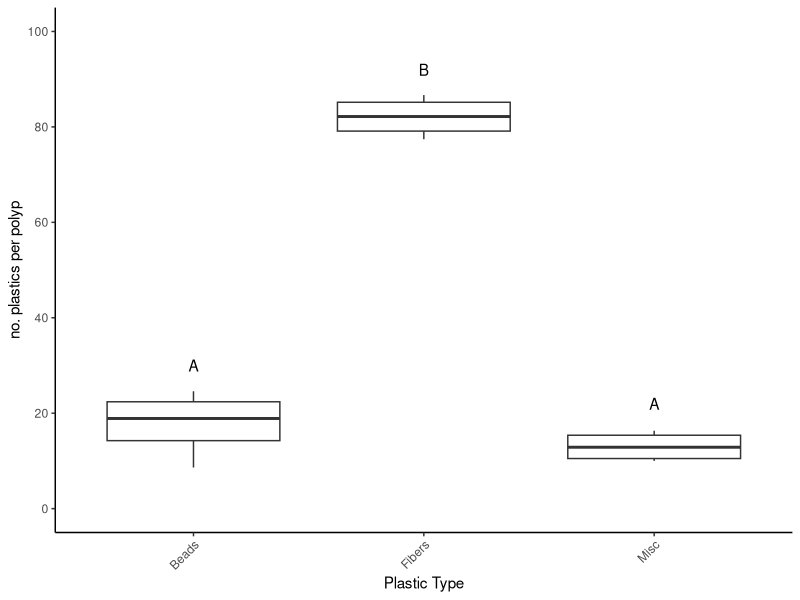
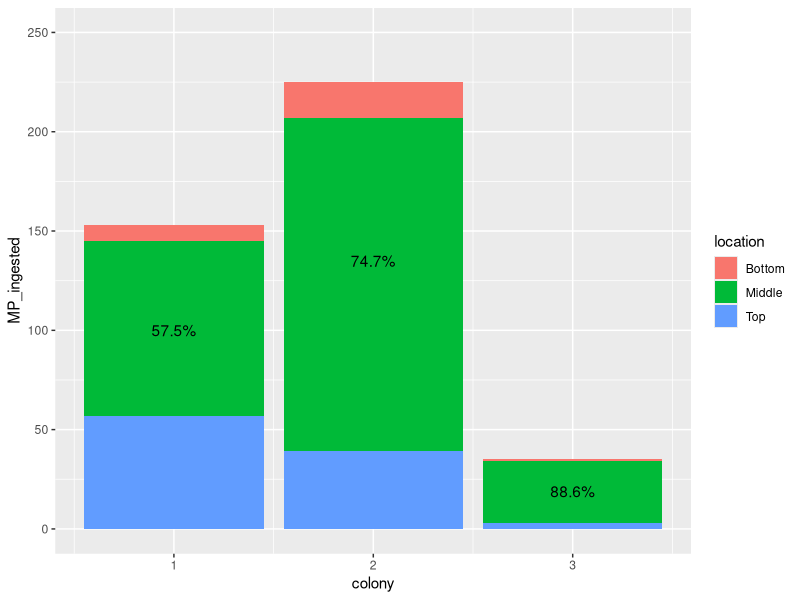
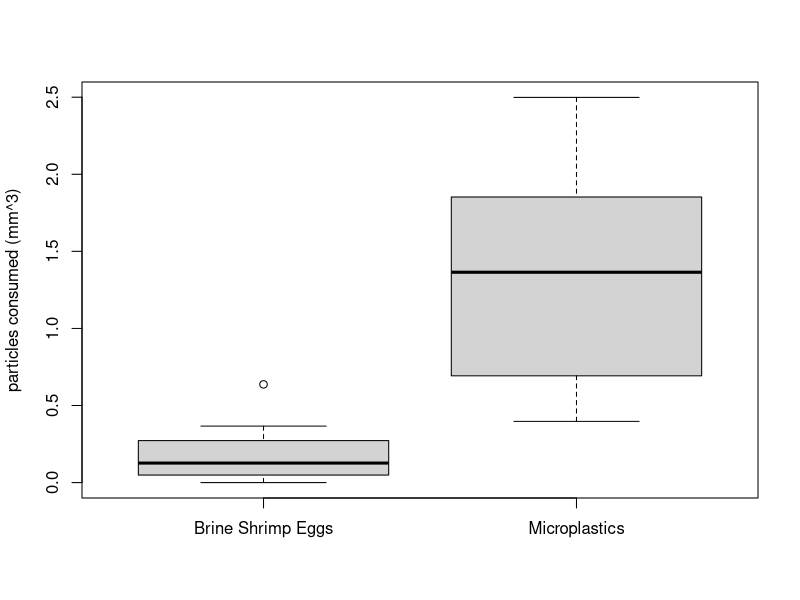

Here is the R script that generated these plots, in order: (Note: this script raises an error after producing the figures.)
## ---- chunk 1
knitr::opts_chunk$set(echo = TRUE)
## ---- chunk 2
install.packages("readxl")
## ---- chunk 3
library(readxl)
library(readxl)
library(ggplot2)
library(dplyr)
## ---- chunk 4
Figure_1 <- read_excel("individual_project.xlsx", 
    sheet = "GP-Fig.1")
summary(Figure_1)
## ---- chunk 5
ggplot(data=Figure_1,aes(x=MP_type,y=MP_count))+geom_boxplot()+xlab("Plastic Type")+ylab("no. plastics per polyp")+scale_y_continuous(lim=c(0,100),breaks=c(0,20,40,60,80,100))+theme_classic()+annotate("text", x = "Beads", y = 30, label = "A")+annotate("text", x = "Fibers", y = 92, label = "B")+annotate("text", x = "Misc", y = 22, label = "A")+theme(axis.text.x = element_text(angle = 45, hjust = 1))
## ---- chunk 6
Figure_2 <- read_excel("individual_project.xlsx", 
    sheet = "GP-Fig.2")
summary(Figure_2)
names(Figure_2)
## ---- chunk 7
plot_2 <- ggplot(Figure_2, aes(x=colony,y=MP_ingested))
plot_2 + geom_histogram(stat="identity",aes(fill=location))+annotate("text", x = 1, y = 100, label = "57.5%")+annotate("text", x = 2, y = 135, label = "74.7%")+annotate("text", x = 3, y = 19, label = "88.6%")+scale_y_continuous(lim=c(0,250),breaks=c(0,50,100,150,200,250))
## ---- chunk 8
Figure_3 <- read_excel("individual_project.xlsx", 
     sheet = "GP-Fig.3")
summary(Figure_3)
boxplot(Figure_3, ylab="particles consumed (mm^3)")
## ---- chunk 9
Fig.4_plot.1 <- read_excel("individual_project.xlsx", 
    sheet = "GP-Fig.4")
summary(Fig.4_plot.1)
## ---- chunk 10
Figure_4_plot_1 <- ggplot(Fig.4_plot.1, aes(x=treatment,y=live_BS))
Figure_4_plot_1 + geom_violin()
## ---- chunk 11
Figure_5 <- read_excel("individual_project.xlsx", 
    sheet = "GP-Fig.5")
summary(Figure_5)
plot(Figure_5)
## ---- chunk 12
plot_5 <- ggplot(Figure_5, aes(x="brine shrimp egg ingestion (mm^3)",y="Microplastic Ingestion (mm^3)"))
plot_5 + geom_jitter() + theme_classic()
